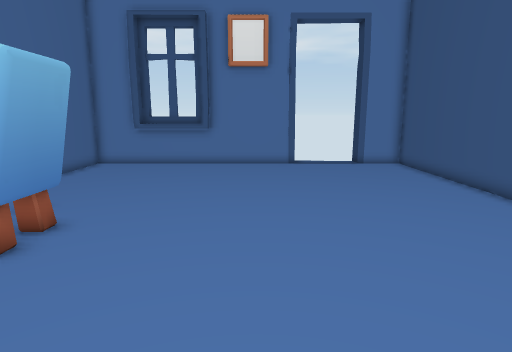
View 1 (above)

15 first-person views from a walk through a scene from a Unity 3-D project. The camera is 1.3 m above the floor, tilts 10° down and sees 75° across. Doors are open. The floor is counted in squares, 0.45 m on a side. Each view is taken from the middle of a square. On the plan, view 1 faces up. The plan holds only what a view shows up to about 20 squares ahead; the rest is blank. The place goes on beyond the plan. The player character is not drawn.

View 2
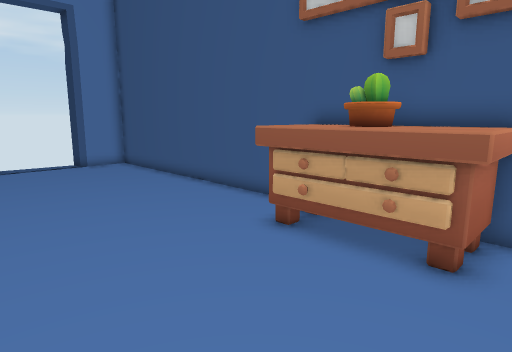

View 3
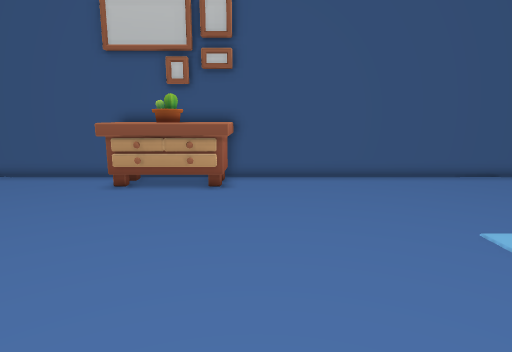

View 4
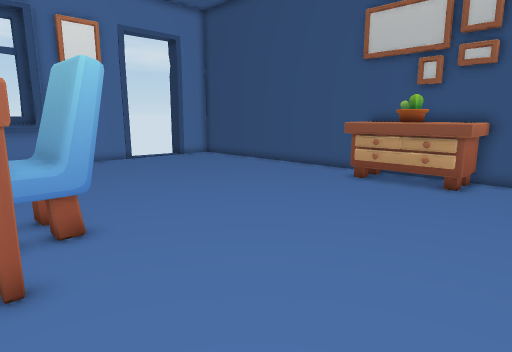

View 5
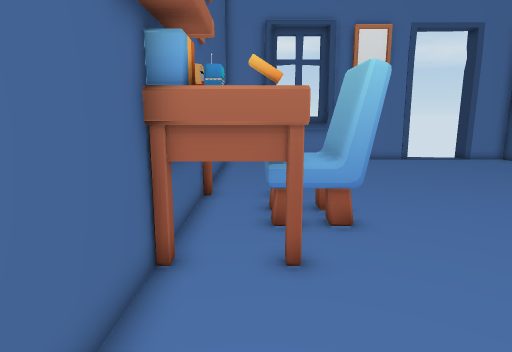

View 6
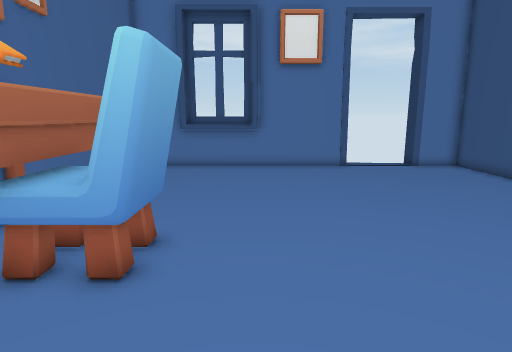

View 7
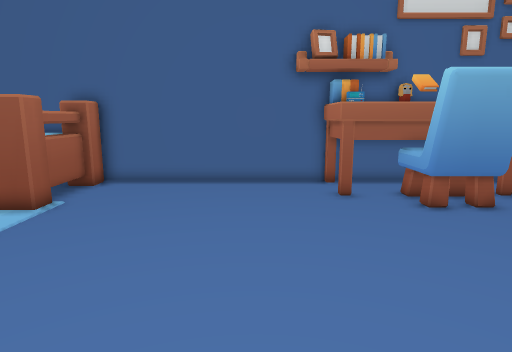

View 8
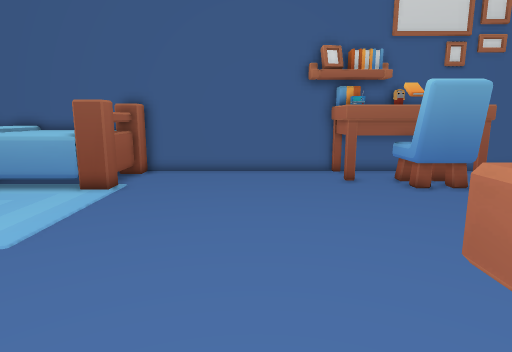

View 9
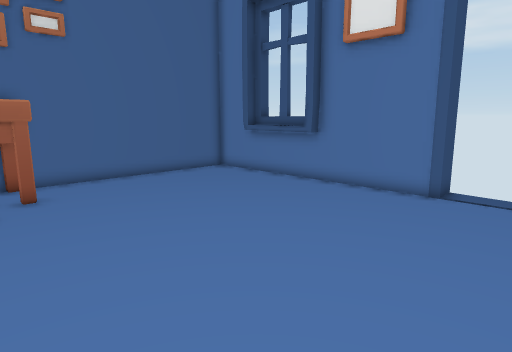

View 10
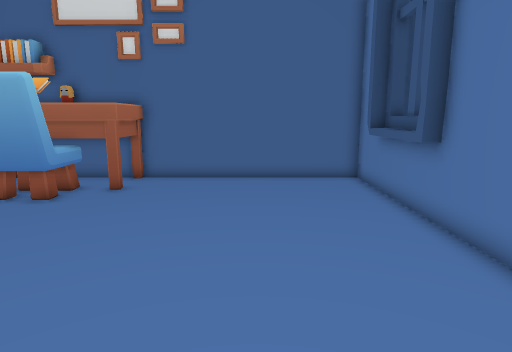

View 11
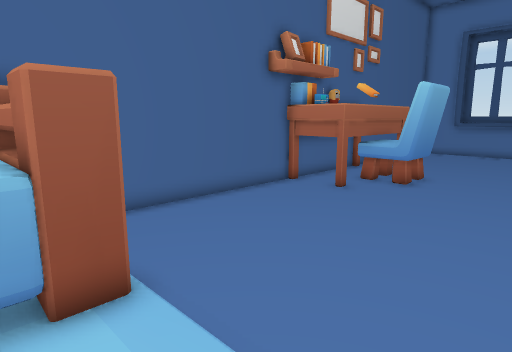

View 12
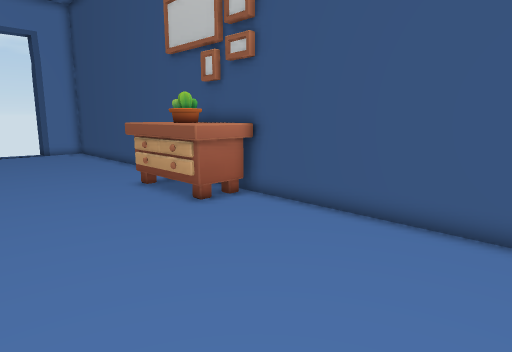

View 13
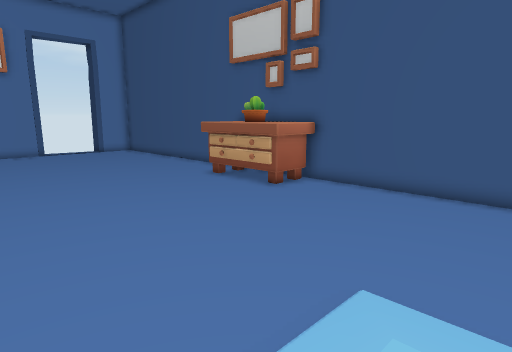

View 14
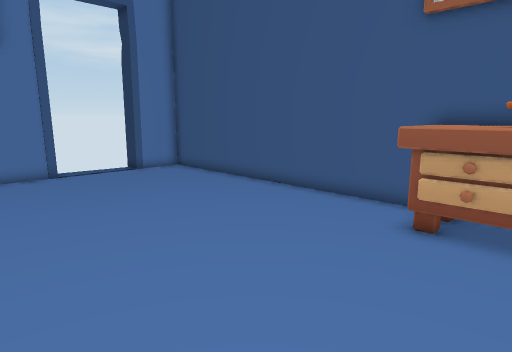

View 15
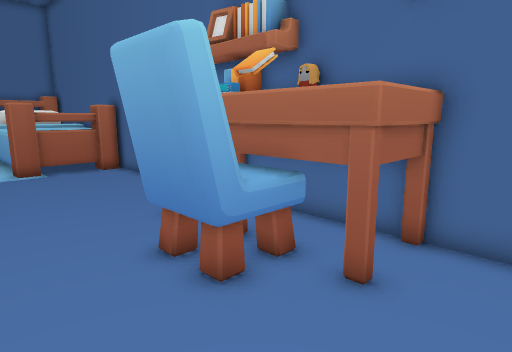

### Floor plan
Key: @ floor where view 1 was taken; # wall or solid block; . floor; D open door; ^ raised ledge; O other object.
Columns run from 10 left of view 1 to 9 right of it. Each row starts with its distance up from view 1.
 22    #        #DDDD
 21 ####^#^######...####
 20 #..................#
 19 #..................#
 18 #..................#
 17 #..................#
 16 #..................#
 15 #..................#
 14 #..................#
 13 #..................#
 12 #..................#
 11 #OOO...............#
 10 OOOO...............#
  9 O  OOO.............#
  8 #  OOO.............#
  7 O  OOO.............#
  6 O  OOO..........OOO#
  5 OO O............OOO#
  4 #OOO............OOO#
  3 #...............OOO#
  2 #...............OOO#
  1 #...............OOO#
  0 #.........@........#
 -1 #..................#
 -2 #..................#
 -3 #..................#
 -4 #..................#
 -5 #..................#
 -6 #OOOOO.. ..........#
 -7 #OOOOO     ........#
 -8 # O OO.   .........#

Positions as (right, up) in squares from view 1, and headings:
1: (0, 0), facing up
2: (0, 0), facing up-right
3: (-7, 0), facing right
4: (-8, -2), facing up-right
5: (-8, -2), facing up
6: (-3, 1), facing up
7: (5, 1), facing left
8: (8, 0), facing left
9: (6, 8), facing up-left
10: (6, 16), facing left
11: (0, -8), facing up-left
12: (0, -8), facing up-right
13: (-4, -8), facing up-right
14: (-2, 3), facing up-right
15: (-2, 13), facing down-left
